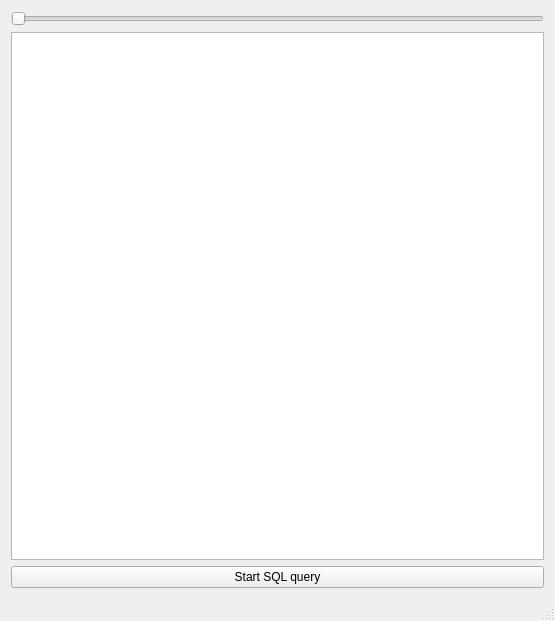
<?xml version="1.0" encoding="UTF-8"?>
<ui version="4.0">
 <class>MainWindow</class>
 <widget class="QMainWindow" name="MainWindow">
  <property name="geometry">
   <rect>
    <x>0</x>
    <y>0</y>
    <width>555</width>
    <height>621</height>
   </rect>
  </property>
  <property name="windowTitle">
   <string>SQL Asynchronous Query Demo</string>
  </property>
  <widget class="QWidget" name="centralWidget">
   <layout class="QVBoxLayout" name="verticalLayout">
    <item>
     <widget class="QSlider" name="horizontalSlider">
      <property name="maximum">
       <number>255</number>
      </property>
      <property name="orientation">
       <enum>Qt::Horizontal</enum>
      </property>
     </widget>
    </item>
    <item>
     <widget class="QPlainTextEdit" name="plainTextEdit"/>
    </item>
    <item>
     <widget class="QPushButton" name="pushButtonStartQuery">
      <property name="text">
       <string>Start SQL query</string>
      </property>
     </widget>
    </item>
   </layout>
  </widget>
  <widget class="QStatusBar" name="statusBar"/>
 </widget>
 <layoutdefault spacing="6" margin="11"/>
 <resources/>
 <connections/>
</ui>
